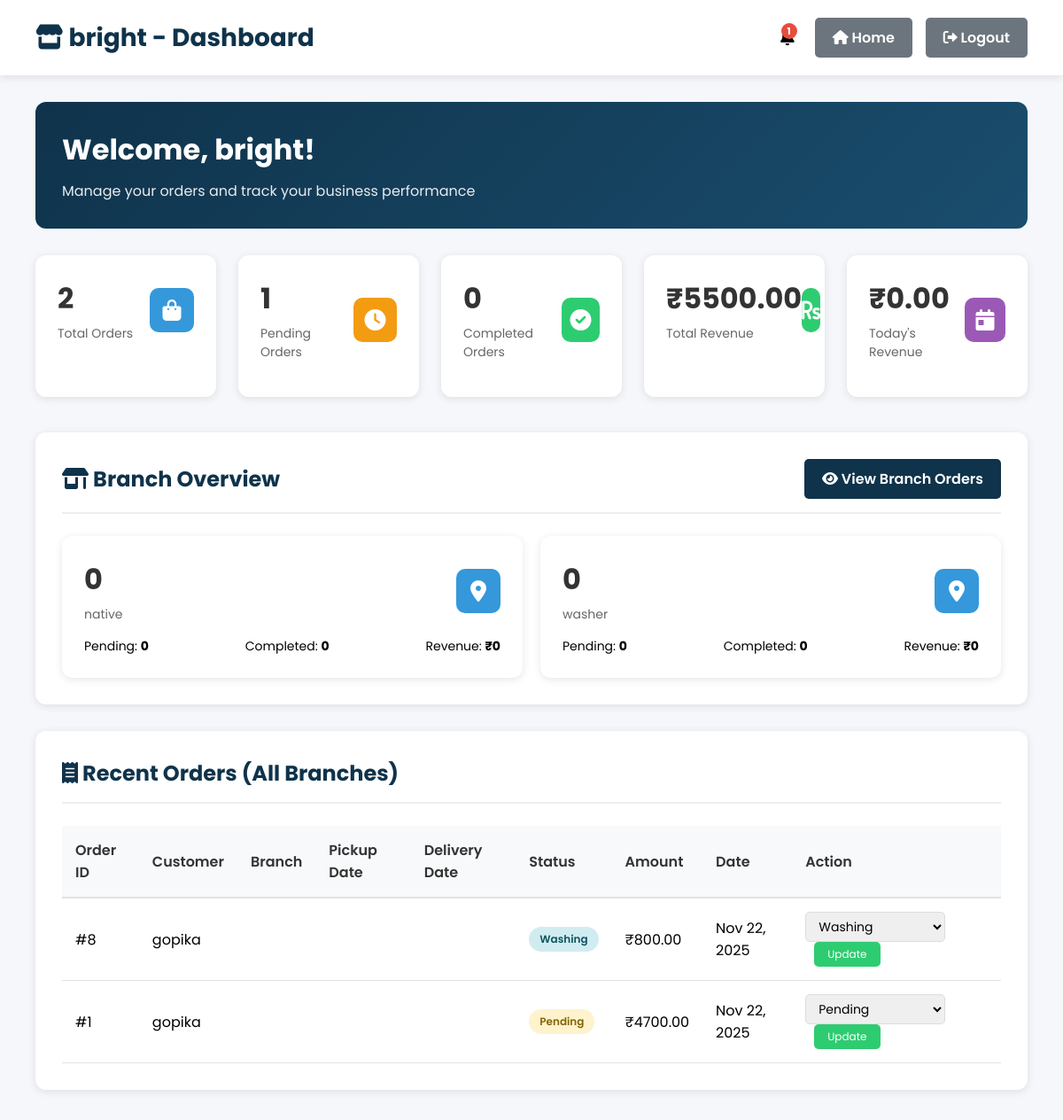
Before: /shop/dashboard/ (signed in, upper part) with the older database file.
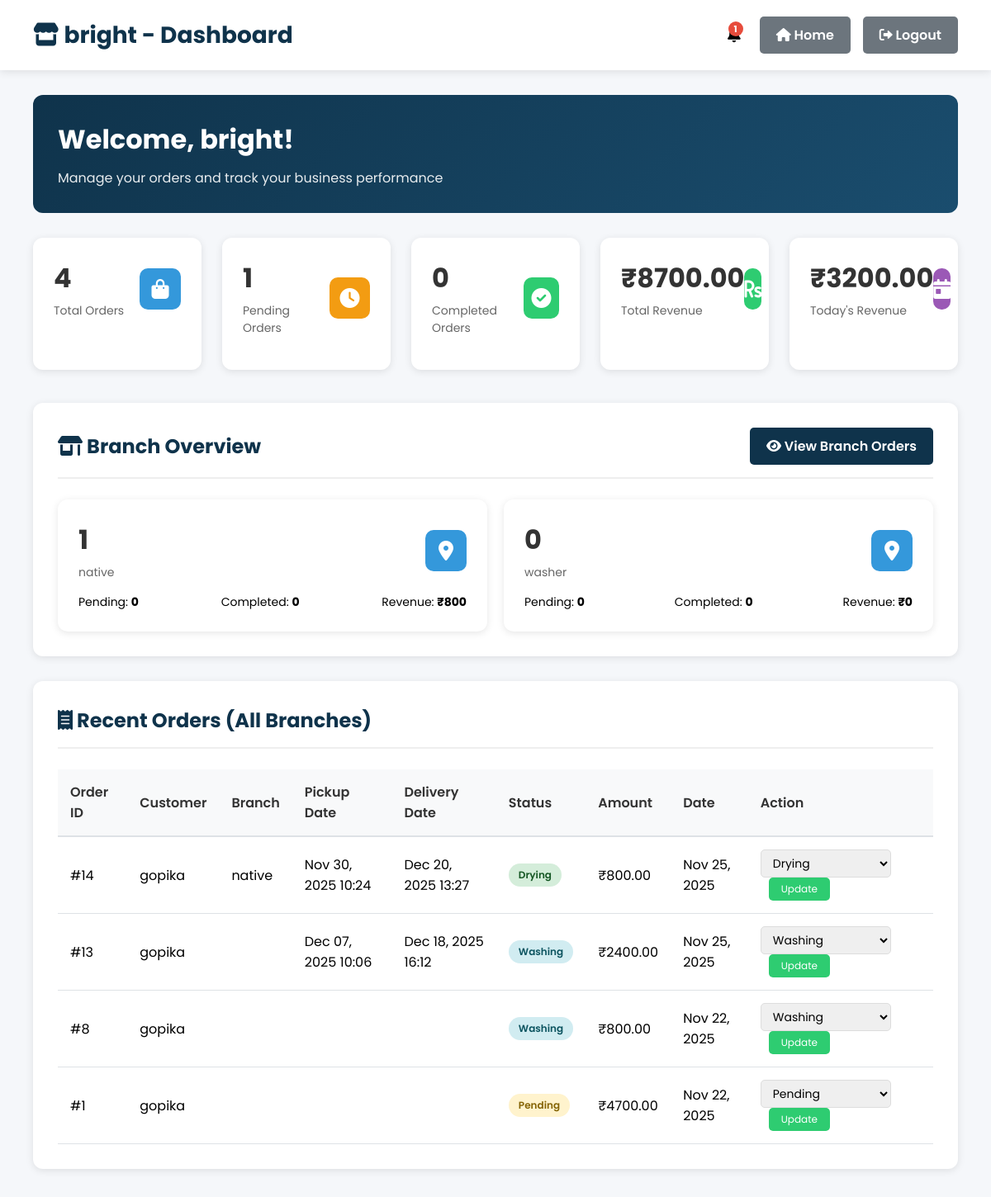
After: the same page with the newer database file.
### shop/models.py (models this page shows, shortened)
class Branch(models.Model):
    shop = models.ForeignKey(LaundryShop, on_delete=models.CASCADE, related_name='branches')
    name = models.CharField(max_length=150)
    address = models.TextField()
    phone = models.CharField(max_length=50, blank=True, null=True)
    created_at = models.DateTimeField(auto_now_add=True)
    class Meta:
        unique_together = ('shop', 'name')
        ordering = ['name']

class Order(models.Model):
    STATUS_CHOICES = (
        ("Pending", "Pending"),
        ("Washing", "Washing"),
        ("Drying", "Drying"),
        ("Ironing", "Ironing"),
        ("Ready", "Ready for Pickup"),
        ("Completed", "Completed"),
    )
    user = models.ForeignKey(User, on_delete=models.CASCADE)
    shop = models.ForeignKey(LaundryShop, on_delete=models.SET_NULL, null=True)
    branch = models.ForeignKey('Branch', on_delete=models.SET_NULL, null=True, blank=True)
    cloth_status = models.CharField(max_length=20, choices=STATUS_CHOICES, default="Pending")
    amount = models.DecimalField(max_digits=10, decimal_places=2, default=0)
    created_at = models.DateTimeField(auto_now_add=True)
    delivery_name = models.CharField(max_length=255, blank=True, null=True)
    delivery_address = models.TextField(blank=True, null=True)
    delivery_phone = models.CharField(max_length=20, blank=True, null=True)
    special_instructions = models.TextField(blank=True, null=True)
    pickup_date = models.DateTimeField(blank=True, null=True)
    delivery_date = models.DateTimeField(blank=True, null=True)

### shop/views.py (the view, shortened to what this page needs)
# urls.py: path("shop/dashboard/", views.shop_dashboard, name="shop_dashboard"),
@shop_login_required
def shop_dashboard(request):
    shop_id = request.session.get('shop_id')
    shop = get_object_or_404(LaundryShop, id=shop_id)
    branches = Branch.objects.filter(shop=shop).prefetch_related('services')
    shop_orders = Order.objects.filter(shop=shop)
    total_orders = shop_orders.count()
    pending_orders = shop_orders.filter(cloth_status="Pending").count()
    completed_orders = shop_orders.filter(cloth_status="Completed").count()
    total_revenue = shop_orders.aggregate(total=Sum('amount'))['total'] or 0
    today_revenue = shop_orders.filter(
        created_at__date=datetime.now().date()
    ).aggregate(total=Sum('amount'))['total'] or 0
    recent_orders = Order.objects.filter(shop=shop).select_related('user', 'branch').order_by('-created_at')[:10]
    branch_stats = []
    for branch in branches:
        branch_orders = Order.objects.filter(branch=branch)
        branch_stats.append({
            'branch': branch,
            'total_orders': branch_orders.count(),
            'pending_orders': branch_orders.filter(cloth_status="Pending").count(),
            'completed_orders': branch_orders.filter(cloth_status="Completed").count(),
            'revenue': branch_orders.aggregate(total=Sum('amount'))['total'] or 0,
        })
    shop_notifications = []
    recent_orders_for_notifications = Order.objects.filter(shop=shop).order_by('-created_at')[:10]
    for order in recent_orders_for_notifications:
        if order.cloth_status == 'Pending':
            shop_notifications.append({
                'title': f'New Order #{order.id}',
                'message': f'Order from {order.user.username} - ₹{order.amount}',
                'time': order.created_at,
                'icon': 'fas fa-shopping-cart',
                'color': '#28a745'
            })
    shop_notifications.sort(key=lambda x: x['time'], reverse=True)
    context = {
        'shop': shop,
        'branches': branches,
        'total_orders': total_orders,
        'pending_orders': pending_orders,
        'completed_orders': completed_orders,
        'total_revenue': total_revenue,
        'today_revenue': today_revenue,
        'recent_orders': recent_orders,
        'branch_stats': branch_stats,
        'shop_notifications': shop_notifications[:5],  # Show up to 5 notifications
    }
    return render(request, 'shop_dashboard.html', context)

### shop/views.py (called while the page is built)
def is_shop_logged_in(request):
    return 'shop_id' in request.session

def shop_login_required(view_func):
    from functools import wraps
    @wraps(view_func)
    def wrapper(request, *args, **kwargs):
        if not is_shop_logged_in(request):
            messages.error(request, "Please login to access this page")
            return redirect("shop_login")
        return view_func(request, *args, **kwargs)
    return wrapper

### shop/templates/shop_dashboard.html (shortened to what the changed rows need)
{% load static %}
<!DOCTYPE html>
<html lang="en">
<head>
    <link rel="stylesheet" href="https://cdnjs.cloudflare.com/ajax/libs/font-awesome/6.0.0-beta3/css/all.min.css">
</head>
<body>
    <div class="shop-header">
        <h1><i class="fas fa-store"></i> {{ shop.name }} - Dashboard</h1>
    </div>
    <div class="shop-container">
        <div class="welcome-section">
            <h2>Welcome, {{ shop.name }}!</h2>
        </div>
        <div class="stats-grid">
            <div class="stat-card">
                <div class="stat-card-header">
                    <div>
                        <div class="stat-card-value">{{ total_orders }}</div>
                        <div class="stat-card-label">Total Orders</div>
                    </div>
                </div>
            </div>
            <div class="stat-card">
                <div class="stat-card-header">
                    <div>
                        <div class="stat-card-value">₹{{ total_revenue|floatformat:2 }}</div>
                        <div class="stat-card-label">Total Revenue</div>
                    </div>
                </div>
            </div>
            <div class="stat-card">
                <div class="stat-card-header">
                    <div>
                        <div class="stat-card-value">₹{{ today_revenue|floatformat:2 }}</div>
                        <div class="stat-card-label">Today's Revenue</div>
                    </div>
                </div>
            </div>
        </div>
        <div class="dashboard-section">
            <div class="section-header">
                <h2><i class="fas fa-store-alt"></i> Branch Overview</h2>
            </div>
            {% if branch_stats %}
            <div style="display: grid; grid-template-columns: repeat(auto-fit, minmax(300px, 1fr)); gap: 20px; margin-top: 20px;">
                {% for stat in branch_stats %}
                <div class="stat-card">
                    <div class="stat-card-header">
                        <div>
                            <div class="stat-card-value">{{ stat.total_orders }}</div>
                            <div class="stat-card-label">{{ stat.branch.name }}</div>
                        </div>
                        <div class="stat-card-icon icon-blue">
                            <i class="fas fa-map-marker-alt"></i>
                        </div>
                    </div>
                    <div style="margin-top: 15px; display: flex; justify-content: space-between; font-size: 14px;">
                        <span>Pending: <strong>{{ stat.pending_orders }}</strong></span>
                        <span>Completed: <strong>{{ stat.completed_orders }}</strong></span>
                        <span>Revenue: <strong>₹{{ stat.revenue|floatformat:0 }}</strong></span>
                    </div>
                </div>
                {% endfor %}
            </div>
            {% else %}
            <div class="empty-state">
                <i class="fas fa-store-alt"></i>
                <p>No branches found. Add branches to get started.</p>
                <a href="{% url 'add_branch' %}" class="btn btn-primary" style="margin-top:15px;">Add Branch</a>
            </div>
            {% endif %}
        </div>
        <div class="dashboard-section">
            <div class="section-header">
                <h2><i class="fas fa-receipt"></i> Recent Orders (All Branches)</h2>
            </div>
            {% if recent_orders %}
            <table class="data-table">
                <thead>
                    <tr>
                        <th>Order ID</th>
                        <th>Customer</th>
                        <th>Branch</th>
                        <th>Pickup Date</th>
                        <th>Delivery Date</th>
                        <th>Status</th>
                        <th>Amount</th>
                        <th>Date</th>
                        <th>Action</th>
                    </tr>
                </thead>
                <tbody>
                    {% for order in recent_orders %}
                    <tr>
                        <td>#{{ order.id }}</td>
                        <td>{{ order.user.username }}</td>
                        <td>{{ order.branch.name }}</td>
                        <td>{{ order.pickup_date|date:"M d, Y H:i" }}</td>
                        <td>{{ order.delivery_date|date:"M d, Y H:i" }}</td>
                        <td>
                            <span class="status-badge status-{{ order.cloth_status|lower }}">{{ order.cloth_status }}</span>
                        </td>
                        <td>₹{{ order.amount|floatformat:2 }}</td>
                        <td>{{ order.created_at|date:"M d, Y" }}</td>
                        <td>
                            <select class="status-select" id="status-{{ order.id }}">
                                <option value="Pending" {% if order.cloth_status == "Pending" %}selected{% endif %}>Pending</option>
                                <option value="Washing" {% if order.cloth_status == "Washing" %}selected{% endif %}>Washing</option>
                                <option value="Drying" {% if order.cloth_status == "Drying" %}selected{% endif %}>Drying</option>
                            </select>
                            <button class="update-btn" onclick="updateOrderStatus({{ order.id }})">
                                Update
                            </button>
                        </td>
                    </tr>
                    {% endfor %}
                </tbody>
            </table>
            {% else %}
            <div class="empty-state">
                <i class="fas fa-inbox"></i>
                <p>No orders yet</p>
            </div>
            {% endif %}
        </div>
    </div>
</body>
</html>

Changed rows visible on the page:
computed for Branch "native": total_orders "0" → "1"; revenue "0" → "800"
added Order: id "14", user.username "gopika", branch.name "native", pickup_date "Nov 30, 2025 10:24", delivery_date "Dec 20, 2025 13:27", cloth_status "Drying", amount "800.00", created_at "Nov 25, 2025", cloth_status+id "Drying"
added Order: id "13", user.username "gopika", pickup_date "Dec 07, 2025 10:06", delivery_date "Dec 18, 2025 16:12", cloth_status "Washing", amount "2400.00", created_at "Nov 25, 2025", cloth_status+id "Washing"
Other visible differences:
{{ total_orders }}: "2" → "4"
{{ total_revenue|floatformat:2 }}: "5500.00" → "8700.00"
{{ today_revenue|floatformat:2 }}: "0.00" → "3200.00"
